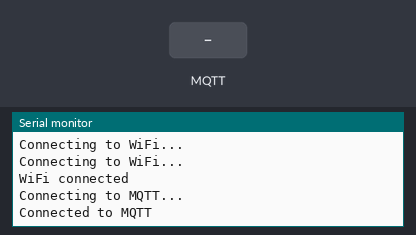
The sketch below on a simulated ESP32. On the bench: the last lines printed to the serial monitor. The inputs (shaded band) are chosen by the test bench. WiFi joins after 1.5 s; servers stay silent unless stated; no MQTT or app messages arrive unless stated.

Above: at 3.2 s.
3.3 s: MQTT message "1" arrives on the first subscribed topic
At 4.1 s:
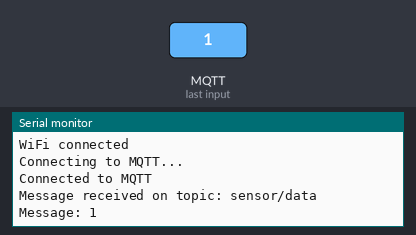
4.8 s: MQTT message "on" arrives on the first subscribed topic
At 5.2 s:
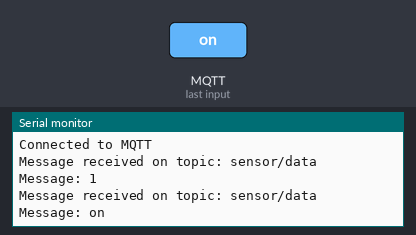
6.3 s: MQTT message "off" arrives on the first subscribed topic
At 7.6 s:
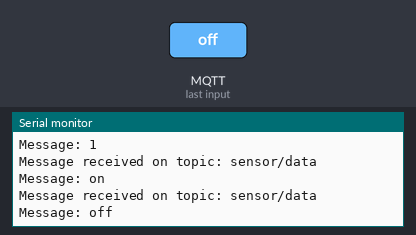

The sketch:

test_mqtt.ino
```cpp
#include <WiFi.h>
#include <PubSubClient.h>

const char* ssid = "Main Server";        // Wi-Fi network name
const char* password = "admin@123";// Wi-Fi password
const char* mqtt_server = "192.168.1.100"; // MQTT broker IP

WiFiClient gigaClient;
PubSubClient client(gigaClient);

void callback(char* topic, byte* payload, unsigned int length) {
  Serial.print("Message received on topic: ");
  Serial.println(topic);

  String message;
  for (int i = 0; i < length; i++) {
    message += (char)payload[i];
  }
  Serial.println("Message: " + message);
}

void setup() {
  Serial.begin(115200);
  WiFi.begin(ssid, password);
  while (WiFi.status() != WL_CONNECTED) {
    delay(1000);
    Serial.println("Connecting to WiFi...");
  }
  Serial.println("WiFi connected");

  client.setServer(mqtt_server, 1883);
  client.setCallback(callback);

  while (!client.connected()) {
    Serial.println("Connecting to MQTT...");
    if (client.connect("ArduinoGIGAClient")) {
      Serial.println("Connected to MQTT");
      client.subscribe("sensor/data"); // Subscribe to the same topic
    } else {
      delay(2000);
      Serial.print(".");
    }
  }
}

void loop() {
  if (!client.connected()) {
    while (!client.connected()) {
      Serial.println("Reconnecting to MQTT...");
      if (client.connect("ArduinoGIGAClient")) {
        Serial.println("Reconnected");
        client.subscribe("sensor/data");
      } else {
        delay(2000);
      }
    }
  }
  client.loop();
}
```

Measured:
- after the input at 3.3 s, the serial monitor: prints a new line at once (image 1)
- after the input at 4.8 s, the serial monitor: prints a new line at once (image 2)
- after the input at 6.3 s, the serial monitor: prints a new line at once (image 3)
